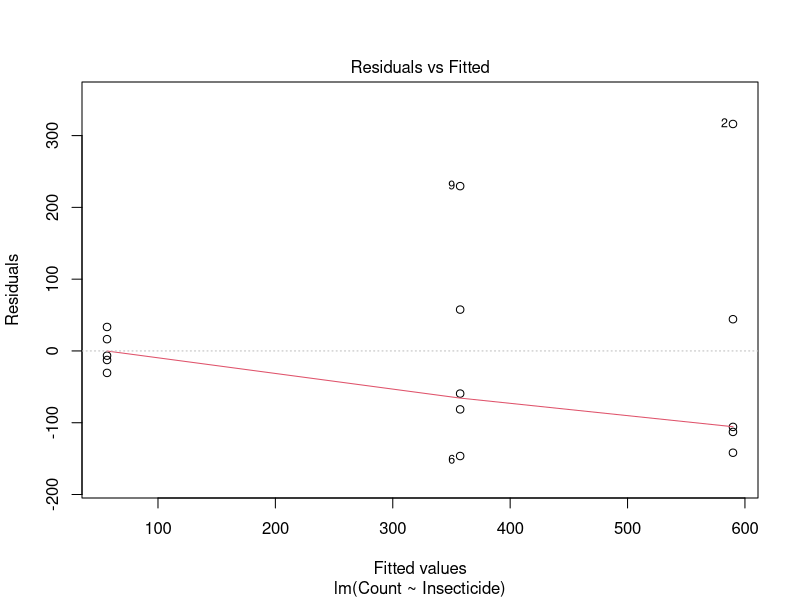

Generate this figure with R: (Note: this script raises an error after producing the figure.)
## ---- chunk 1
knitr::knit_hooks$set(document = function(x){ 
  gsub("```\n*```r*\n*", "", x) 
})
## ---- chunk 2
dataset <- structure(data.frame(
  Insecticide = structure(c(1L, 1L, 1L, 1L, 1L, 
    2L, 2L, 2L, 2L, 2L, 3L, 3L, 3L, 3L, 3L), 
    .Label = c("A", "B", "C"), class = "factor"), 
  Count = c(448, 906, 484, 477, 634, 211, 276, 
    415, 587, 298, 50, 90, 73, 44, 26)), 
  .Names = c("Insecticide", "Count"))
dataset
## ---- chunk 3
mod <- lm(Count ~ Insecticide, data=dataset)
plot(mod, which = 1)
## ---- chunk 4
model <- lm(log(Count) ~ Insecticide, data=dataset)
print(anova(model), digits=6)
summary(model)
## ---- chunk 5
library(emmeans)
countM <- emmeans(model, ~Insecticide, transform = "response")
